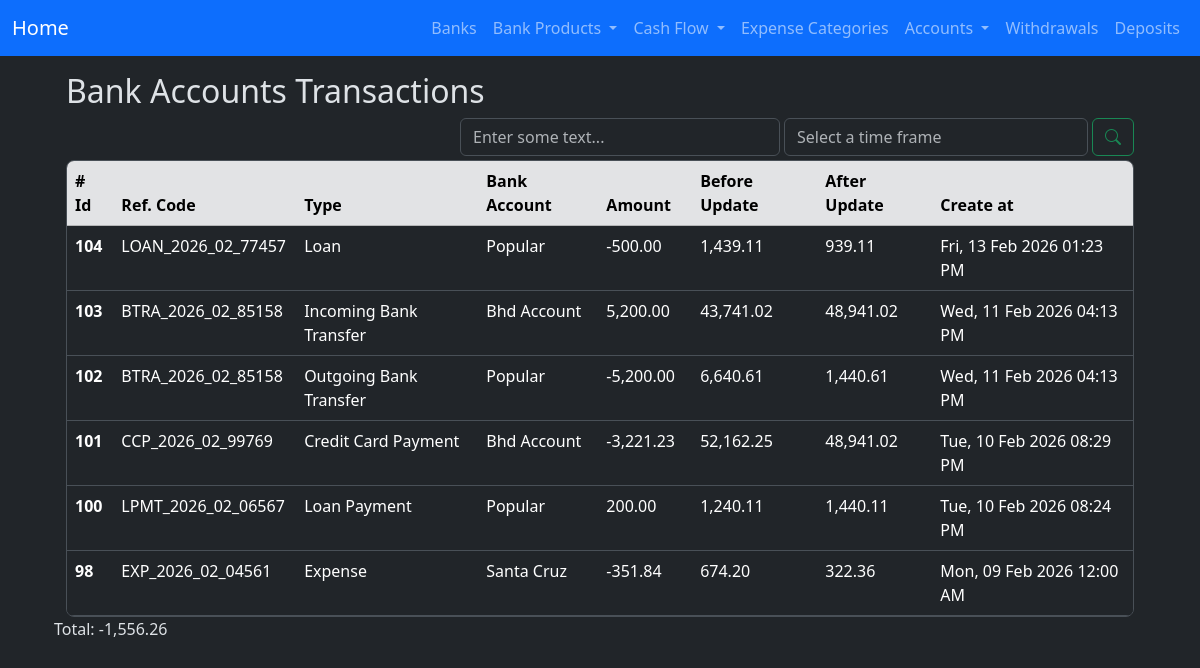
The page /bank_transaction_ledger/index on the database its author committed.
### app/models/bank_account_transactions_ledger.py (models this page shows, shortened)
class BankAccountTransactionsLedger(db.Model):
    __tablename__ = 'bank_account_transactions_ledger'
    id = db.Column(db.Integer, primary_key=True)
    amount = db.Column(db.Numeric(10,2), nullable=False)
    transaction_type = db.Column(db.String(100), nullable=False)
    reference_code = db.Column(db.String(100), nullable=False)
    bank_account_id = db.Column(db.Integer, db.ForeignKey('bank_accounts.id'), nullable=False)
    before_update_balance = db.Column(db.Numeric(10,2), nullable=False)
    after_update_balance = db.Column(db.Numeric(10,2), nullable=False)
    created_at = db.Column(
        db.DateTime(timezone=True),
        default=utcnow, #internally sqlalchemy will exectute the function so dont add the parentheses otherwise it'll break down when creating the record in the db
        nullable=False
    )
    updated_at = db.Column(
        db.DateTime(timezone=True),
        onupdate=utcnow, #internally sqlalchemy will exectute the function so dont add the parentheses otherwise it'll break down when creating the record in the db
    )
    bank_account = db.relationship('BankAccount', back_populates='transaction_ledger')

### app/models/bank_account.py (models this page shows)
class BankAccount(db.Model):
    __tablename__ = 'bank_accounts'
    id = db.Column(db.Integer, primary_key=True)
    nick_name = db.Column(db.String(120))
    amount_available = db.Column(db.Numeric(10, 2), nullable=False)
    is_active = db.Column(db.Boolean, default=True)
    account_number = db.Column(db.Integer, nullable=True)
    is_deleted = db.Column(db.Boolean, default=False, nullable=False)
    bank_id = db.Column(db.Integer, db.ForeignKey('banks.id'))
    created_at = db.Column(
        db.DateTime(timezone=True),
        default=utcnow, #internally sqlalchemy will exectute the function so dont add the parentheses otherwise it'll break down when creating the record in the db
        nullable=False
    )
    updated_at = db.Column(
        db.DateTime(timezone=True),
        onupdate=utcnow, #internally sqlalchemy will exectute the function so dont add the parentheses otherwise it'll break down when creating the record in the db
    )
    bank = relationship('Bank', back_populates='bank_accounts')
    expenses = relationship('Expense', back_populates='bank_account', order_by='desc(Expense.created_at)')
    incomes = relationship('Income', back_populates='bank_account', order_by='desc(Income.created_at)')
    credit_card_payments = relationship('CreditCardPayment', back_populates='bank_account', order_by='desc(CreditCardPayment.created_at)')
    withdrawals = relationship('Withdrawal', back_populates='bank_account', order_by='desc(Withdrawal.created_at)')
    loans = relationship('Loan', back_populates='bank_account', order_by='desc(Loan.created_at)')
    loan_payments = relationship('LoanPayment', back_populates='bank_account', order_by='desc(LoanPayment.created_at)')
    debts = relationship('Debt', back_populates='bank_account', order_by='desc(Debt.created_at)')
    debt_payments = relationship('DebtPayment', back_populates='bank_account', order_by='desc(DebtPayment.created_at)')
    transaction_ledger = relationship('BankAccountTransactionsLedger', back_populates='bank_account')
    deposits = relationship('Deposit', back_populates='bank_account', order_by='desc(Deposit.created_at)')
    outgoing_transfers = relationship('BankTransfer', foreign_keys='BankTransfer.from_bank_account_id', back_populates='from_bank_account', order_by='desc(BankTransfer.created_at)')
    incoming_transfers = relationship('BankTransfer', foreign_keys='BankTransfer.to_bank_account_id', back_populates='to_bank_account', order_by='desc(BankTransfer.created_at)')

### app/routes/bank_transaction_ledger_routes.py (the view)
@bank_transaction_ledger_bp.route('/index')
def index():
    ledgers = (
        BankAccountTransactionsLedger.query
        .order_by(BankAccountTransactionsLedger.created_at.desc())
        .all()
    )
    context = {
        'ledgers': ledgers,
        'format_amount': format_amount,
        'total_amount': total_amount,
    }
    return render_template('bank_accounts/ledger.html', **context)

### app/utils/numeric_casting.py (called while the page is built)
def total_amount(obj_list: list):
    total = Decimal()
    for o in obj_list:
        total += o.amount
    return format_amount(total)

def format_amount(value):
    try:
        return f'{value:,.2f}';
    except Exception as e:
        return None

### app/templates/bank_accounts/ledger.html (shortened to what this page needs)
{% extends 'layout.html' %}
{% block content %}
    <div class="container w-100">
        <h2>Bank Accounts Transactions</h2>
        <div class="d-flex justify-content-end gap-1 flex-wrap flex-md-nowrap mt-2">
            <div class="w-100 w-md-auto mt-md-0" style="max-width: 320px;">
                <input type="text" class="form-control" id="filter-byfiled-input-id" placeholder="Enter some text...">
            </div>
            <div class="d-flex gap-1 w-100" style="max-width: 350px;">
                <div class="w-100 w-md-auto mt-md-0">
                    <input type="text" class="form-control" id="filter-input-id" placeholder="Select a time frame">
                </div>
                <button type="button" class="btn btn-outline-success" id="btn-search-id"><i class="bi bi-search"></i></button>
            </div>
        </div>
        <div class="table-responsive overflow-y-auto border rounded-3 mt-1" style="max-height: 457px;">
            <table class="table table-hover">
                <thead class="sticky-top">
                    <tr class="table-secondary">
                    <th scope="col"># Id</th>
                    <th scope="col">Ref. Code</th>
                    <th scope="col">Type</th>
                    <th scope="col">Bank Account</th>
                    <th scope="col">Amount</th>
                    <th scope="col">Before Update</th>
                    <th scope="col">After Update</th>
                    <th scope="col">Create at</th>
                    </tr>
                </thead>
                <tbody id="cashledger-table-body-id">
                  {% for ledger in ledgers %}
                    <tr>
                        <th scope="row">{{ ledger.id }}</th>
                        <td>{{ ledger.reference_code }}</td>
                        <td>{{ ledger.transaction_type | title }}</td>
                        <td>{{ ledger.bank_account.nick_name | title }}</td>
                        <td>{{ format_amount(ledger.amount) }}</td>
                        <td>{{ format_amount(ledger.before_update_balance) }}</td>
                        <td>{{ format_amount(ledger.after_update_balance) }}</td>
                        <td>{{ ledger.created_at | format_datetime("EEE, dd MMM yyyy hh:mm a") }}</td>
                    </tr>
                  {% endfor %}
                </tbody>
            </table>
        </div>
    </div>
    <p id="lbl-total-ledgers">Total: {{ total_amount(ledgers) }}</p>
<link href="https://cdn.jsdelivr.net/npm/@sweetalert2/theme-dark@5/dark.css" rel="stylesheet">
<link rel="stylesheet" href="https://cdn.jsdelivr.net/npm/flatpickr/dist/flatpickr.min.css">
{% endblock %}

### rows shown on the page
BankAccountTransactionsLedger: id "104", reference_code "LOAN_2026_02_77457", transaction_type "Loan", bank_account.nick_name "Popular", amount "-500.00", before_update_balance "1,439.11", after_update_balance "939.11", created_at "Fri, 13 Feb 2026 01:23 PM", amount.amount "-1,556.26"
BankAccountTransactionsLedger: id "103", reference_code "BTRA_2026_02_85158", transaction_type "Incoming Bank Transfer", bank_account.nick_name "Bhd Account", amount "5,200.00", before_update_balance "43,741.02", after_update_balance "48,941.02", created_at "Wed, 11 Feb 2026 04:13 PM"
BankAccountTransactionsLedger: id "102", reference_code "BTRA_2026_02_85158", transaction_type "Outgoing Bank Transfer", bank_account.nick_name "Popular", amount "-5,200.00", before_update_balance "6,640.61", after_update_balance "1,440.61", created_at "Wed, 11 Feb 2026 04:13 PM"
BankAccountTransactionsLedger: id "101", reference_code "CCP_2026_02_99769", transaction_type "Credit Card Payment", bank_account.nick_name "Bhd Account", amount "-3,221.23", before_update_balance "52,162.25", after_update_balance "48,941.02", created_at "Tue, 10 Feb 2026 08:29 PM"
BankAccountTransactionsLedger: id "100", reference_code "LPMT_2026_02_06567", transaction_type "Loan Payment", bank_account.nick_name "Popular", amount "200.00", before_update_balance "1,240.11", after_update_balance "1,440.11", created_at "Tue, 10 Feb 2026 08:24 PM"
BankAccountTransactionsLedger: id "98", reference_code "EXP_2026_02_04561", transaction_type "Expense", bank_account.nick_name "Santa Cruz", amount "-351.84", before_update_balance "674.20", after_update_balance "322.36", created_at "Mon, 09 Feb 2026 12:00 AM"
